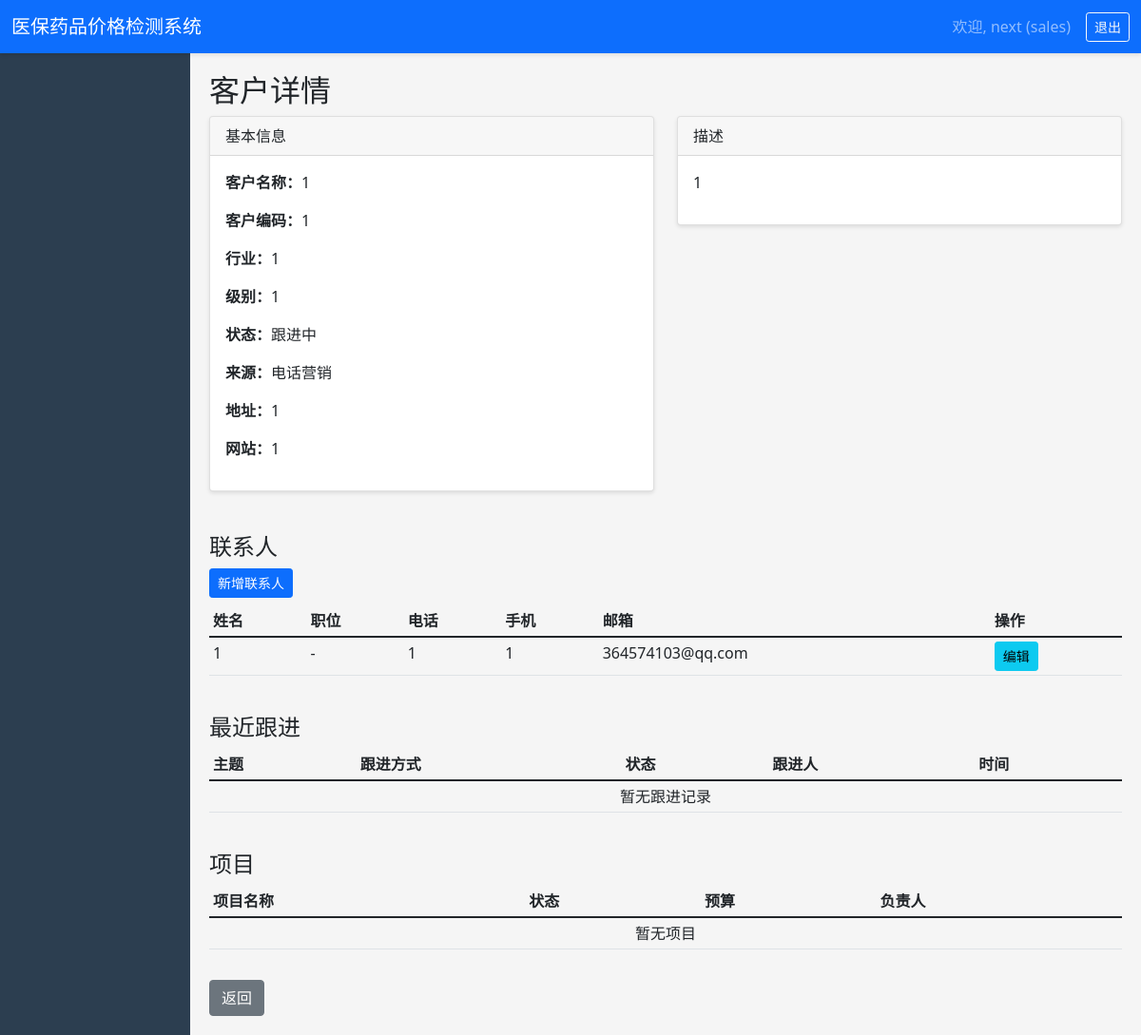
The page /crm/customers/1/ (signed in) on the database its author committed.
### core/models.py (models this page shows, shortened)
class User(AbstractUser):
    USER_TYPE_CHOICES = [
        ('admin', '系统管理员'),
        ('supervisor', '药事所监督科'),
        ('drug_section', '药事所药品科'),
        ('pharmacy', '药店'),
        ('company', '药企'),
        ('district', '区县医保局'),
    ]
    user_type = models.CharField(max_length=20, choices=USER_TYPE_CHOICES, verbose_name='用户类型')
    phone = models.CharField(max_length=20, blank=True, verbose_name='联系电话')
    department = models.ForeignKey('Department', on_delete=models.SET_NULL, null=True, blank=True, related_name='users')
    organization = models.CharField(max_length=200, blank=True, verbose_name='所属机构')
    medical_insurance_code = models.CharField(max_length=50, blank=True, verbose_name='医保编码')
    class Meta:
        verbose_name = '用户'
        verbose_name_plural = '用户'

class Customer(models.Model):
    name = models.CharField(max_length=200, verbose_name='客户名称')
    code = models.CharField(max_length=50, unique=True, verbose_name='客户编码')
    industry = models.CharField(max_length=100, blank=True, verbose_name='行业')
    level = models.CharField(max_length=50, blank=True, verbose_name='客户级别')
    status = models.CharField(max_length=20, choices=CustomerStatus.choices, default=CustomerStatus.POTENTIAL, verbose_name='状态')
    source = models.CharField(max_length=20, choices=CustomerSource.choices, blank=True, verbose_name='客户来源')
    address = models.CharField(max_length=300, blank=True, verbose_name='地址')
    website = models.CharField(max_length=200, blank=True, verbose_name='网站')
    description = models.TextField(blank=True, verbose_name='描述')
    owner = models.ForeignKey(User, on_delete=models.SET_NULL, null=True, blank=True, related_name='owned_customers')
    created_by = models.ForeignKey(User, on_delete=models.SET_NULL, null=True, blank=True, related_name='created_customers')
    created_at = models.DateTimeField(auto_now_add=True)
    updated_at = models.DateTimeField(auto_now=True)
    class Meta:
        verbose_name = '客户'
        verbose_name_plural = '客户'

class Contact(models.Model):
    customer = models.ForeignKey(Customer, on_delete=models.CASCADE, related_name='contacts')
    name = models.CharField(max_length=100, verbose_name='姓名')
    position = models.CharField(max_length=100, blank=True, verbose_name='职位')
    phone = models.CharField(max_length=20, blank=True, verbose_name='电话')
    mobile = models.CharField(max_length=20, blank=True, verbose_name='手机')
    email = models.CharField(max_length=100, blank=True, verbose_name='邮箱')
    is_primary = models.BooleanField(default=False, verbose_name='是否主要联系人')
    description = models.TextField(blank=True, verbose_name='备注')
    created_at = models.DateTimeField(auto_now_add=True)
    class Meta:
        verbose_name = '联系人'
        verbose_name_plural = '联系人'

### core/views.py (the view)
# urls.py: path('crm/customers/<int:pk>/', v.customer_detail, name='customer_detail'),
@login_required
def customer_detail(request, pk):
    customer = get_object_or_404(Customer, pk=pk)
    contacts = customer.contacts.all()
    follow_ups = customer.follow_ups.all()[:10]
    projects = customer.projects.all()[:10]
    return render(request, 'core/crm/customer_detail.html', {
        'customer': customer, 'contacts': contacts,
        'follow_ups': follow_ups, 'projects': projects
    })

### templates/core/crm/customer_detail.html (shortened to what this page needs)
{% extends 'core/base.html' %}
{% block content %}
<h2>客户详情</h2>
<div class="row">
    <div class="col-md-6">
        <div class="card">
            <div class="card-header">基本信息</div>
            <div class="card-body">
                <p><strong>客户名称：</strong>{{ customer.name }}</p>
                <p><strong>客户编码：</strong>{{ customer.code }}</p>
                <p><strong>行业：</strong>{{ customer.industry|default:'-' }}</p>
                <p><strong>级别：</strong>{{ customer.level|default:'-' }}</p>
                <p><strong>状态：</strong>{{ customer.get_status_display }}</p>
                <p><strong>来源：</strong>{{ customer.get_source_display|default:'-' }}</p>
                <p><strong>地址：</strong>{{ customer.address|default:'-' }}</p>
                <p><strong>网站：</strong>{{ customer.website|default:'-' }}</p>
            </div>
        </div>
    </div>
    <div class="col-md-6">
        <div class="card">
            <div class="card-header">描述</div>
            <div class="card-body">
                <p>{{ customer.description|default:'无' }}</p>
            </div>
        </div>
    </div>
</div>
<div class="row mt-4">
    <div class="col-md-12">
        <h4>联系人</h4>
        <a href="{% url 'contact_create' %}" class="btn btn-sm btn-primary mb-2">新增联系人</a>
        <table class="table table-sm">
            <thead>
                <tr>
                    <th>姓名</th>
                    <th>职位</th>
                    <th>电话</th>
                    <th>手机</th>
                    <th>邮箱</th>
                    <th>操作</th>
                </tr>
            </thead>
            <tbody>
                {% for contact in contacts %}
                <tr>
                    <td>{{ contact.name }}</td>
                    <td>{{ contact.position|default:'-' }}</td>
                    <td>{{ contact.phone|default:'-' }}</td>
                    <td>{{ contact.mobile|default:'-' }}</td>
                    <td>{{ contact.email|default:'-' }}</td>
                    <td>
                        <a href="{% url 'contact_edit' contact.id %}" class="btn btn-sm btn-info">编辑</a>
                    </td>
                </tr>
                {% empty %}
                <tr><td colspan="6" class="text-center">暂无联系人</td></tr>
                {% endfor %}
            </tbody>
        </table>
    </div>
</div>
<div class="row mt-4">
    <div class="col-md-12">
        <h4>最近跟进</h4>
        <table class="table table-sm">
            <thead>
                <tr>
                    <th>主题</th>
                    <th>跟进方式</th>
                    <th>状态</th>
                    <th>跟进人</th>
                    <th>时间</th>
                </tr>
            </thead>
            <tbody>
                {% for follow in follow_ups %}
                <tr>
                    <td>{{ follow.subject }}</td>
                    <td>{{ follow.get_follow_type_display }}</td>
                    <td>{{ follow.get_status_display }}</td>
                    <td>{{ follow.follower.username|default:'-' }}</td>
                    <td>{{ follow.created_at|date:"Y-m-d" }}</td>
                </tr>
                {% empty %}
                <tr><td colspan="5" class="text-center">暂无跟进记录</td></tr>
                {% endfor %}
            </tbody>
        </table>
    </div>
</div>
<div class="row mt-4">
    <div class="col-md-12">
        <h4>项目</h4>
        <table class="table table-sm">
            <thead>
                <tr>
                    <th>项目名称</th>
                    <th>状态</th>
                    <th>预算</th>
                    <th>负责人</th>
                </tr>
            </thead>
            <tbody>
                {% for project in projects %}
                <tr>
                    <td>{{ project.name }}</td>
                    <td>{{ project.get_status_display }}</td>
                    <td>{{ project.budget }}</td>
                    <td>{{ project.owner.username|default:'-' }}</td>
                </tr>
                {% empty %}
                <tr><td colspan="4" class="text-center">暂无项目</td></tr>
                {% endfor %}
            </tbody>
        </table>
    </div>
</div>
<a href="{% url 'customer_list' %}" class="btn btn-secondary mt-3">返回</a>
{% endblock %}

### templates/core/base.html (shortened to what this page needs)
<!DOCTYPE html>
<html lang="zh-CN">
<head>
    <link href="https://cdn.jsdelivr.net/npm/bootstrap@5.1.3/dist/css/bootstrap.min.css" rel="stylesheet">
</head>
<body>
    {% if user.is_authenticated %}
    <nav class="navbar navbar-expand-lg navbar-dark bg-primary">
        <div class="container-fluid">
            <a class="navbar-brand" href="{% url 'dashboard' %}">医保药品价格检测系统</a>
            <div class="collapse navbar-collapse">
                <span class="navbar-text me-3">
                    欢迎, {{ user.username }} ({{ user.get_user_type_display }})
                </span>
                <a href="{% url 'logout' %}" class="btn btn-sm btn-outline-light">退出</a>
            </div>
        </div>
    </nav>
    <div class="container-fluid">
        <div class="row">
            <div class="col-md-2 sidebar p-0">
            </div>
            <div class="col-md-10 content">
                {% block content %}{% endblock %}
            </div>
        </div>
    </div>
    {% else %}
    {% block login_content %}{% endblock %}
    {% endif %}
</body>
</html>

### templates/core/base.html (style rules this page uses)
body { background-color: #f5f5f5; }
.sidebar { min-height: 100vh; background: #2c3e50; color: white; }
.content { padding: 20px; }
.card { margin-bottom: 20px; box-shadow: 0 2px 4px rgba(0,0,0,0.1); }
.navbar { box-shadow: 0 2px 4px rgba(0,0,0,0.1); }

### rows shown on the page
User: username "next", user_type "sales"
Customer: name "1", code "1", industry "1", level "1", status "跟进中", source "电话营销", address "1", website "1", description "1"
Contact: name "1", position "-", phone "1", mobile "1", email "364574103@qq.com"
